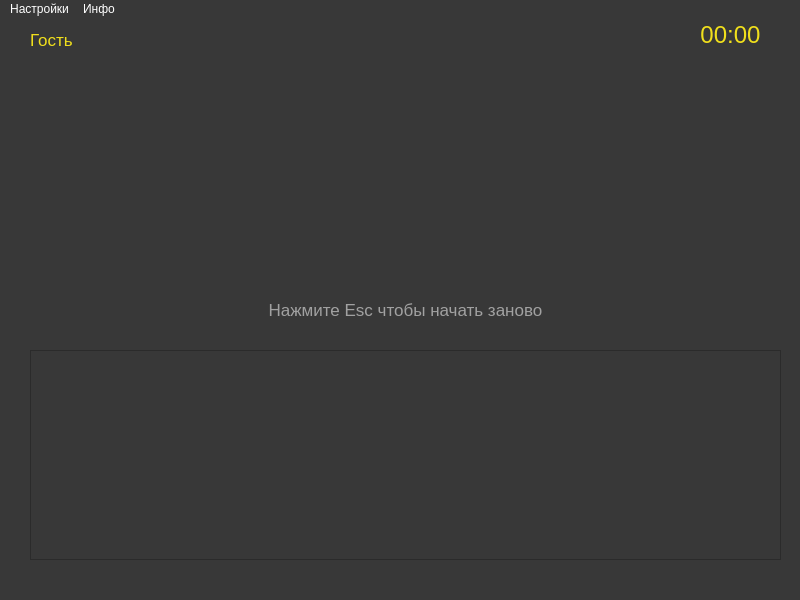
<?xml version="1.0" encoding="UTF-8"?>
<ui version="4.0">
 <class>MainWindow</class>
 <widget class="QMainWindow" name="MainWindow">
  <property name="enabled">
   <bool>true</bool>
  </property>
  <property name="geometry">
   <rect>
    <x>0</x>
    <y>0</y>
    <width>800</width>
    <height>600</height>
   </rect>
  </property>
  <property name="windowTitle">
   <string>Клавиатурный тренажер</string>
  </property>
  <property name="styleSheet">
   <string notr="true">background-color: rgb(56, 56, 56);
color: white;</string>
  </property>
  <widget class="QWidget" name="centralwidget">
   <widget class="QWidget" name="verticalLayoutWidget">
    <property name="geometry">
     <rect>
      <x>30</x>
      <y>40</y>
      <width>751</width>
      <height>501</height>
     </rect>
    </property>
    <layout class="QVBoxLayout" name="verticalLayout" stretch="3,1,3">
     <property name="sizeConstraint">
      <enum>QLayout::SetDefaultConstraint</enum>
     </property>
     <item>
      <widget class="QLabel" name="generated_text">
       <property name="font">
        <font>
         <family>MS Shell Dlg 2</family>
         <pointsize>20</pointsize>
        </font>
       </property>
       <property name="focusPolicy">
        <enum>Qt::NoFocus</enum>
       </property>
       <property name="styleSheet">
        <string notr="true">color: rgb(240, 223, 28);
border-color: rgb(255, 255, 255);
</string>
       </property>
       <property name="text">
        <string/>
       </property>
       <property name="alignment">
        <set>Qt::AlignLeading|Qt::AlignLeft|Qt::AlignTop</set>
       </property>
       <property name="wordWrap">
        <bool>true</bool>
       </property>
      </widget>
     </item>
     <item>
      <widget class="QLabel" name="hint_label">
       <property name="minimumSize">
        <size>
         <width>0</width>
         <height>21</height>
        </size>
       </property>
       <property name="font">
        <font>
         <pointsize>13</pointsize>
        </font>
       </property>
       <property name="styleSheet">
        <string notr="true">color: rgb(161, 161, 161);</string>
       </property>
       <property name="text">
        <string>Нажмите Esc чтобы начать заново</string>
       </property>
       <property name="alignment">
        <set>Qt::AlignCenter</set>
       </property>
      </widget>
     </item>
     <item>
      <widget class="QTextEdit" name="entered_text">
       <property name="font">
        <font>
         <family>Calibri</family>
         <pointsize>18</pointsize>
        </font>
       </property>
       <property name="focusPolicy">
        <enum>Qt::StrongFocus</enum>
       </property>
       <property name="styleSheet">
        <string notr="true">color: rgb(73, 220, 0);
border-color: rgb(255, 255, 0);</string>
       </property>
       <property name="html">
        <string>&lt;!DOCTYPE HTML PUBLIC &quot;-//W3C//DTD HTML 4.0//EN&quot; &quot;http://www.w3.org/TR/REC-html40/strict.dtd&quot;&gt;
&lt;html&gt;&lt;head&gt;&lt;meta name=&quot;qrichtext&quot; content=&quot;1&quot; /&gt;&lt;style type=&quot;text/css&quot;&gt;
p, li { white-space: pre-wrap; }
&lt;/style&gt;&lt;/head&gt;&lt;body style=&quot; font-family:'Calibri'; font-size:18pt; font-weight:400; font-style:normal;&quot;&gt;
&lt;p style=&quot;-qt-paragraph-type:empty; margin-top:0px; margin-bottom:0px; margin-left:0px; margin-right:0px; -qt-block-indent:0; text-indent:0px;&quot;&gt;&lt;br /&gt;&lt;/p&gt;&lt;/body&gt;&lt;/html&gt;</string>
       </property>
      </widget>
     </item>
    </layout>
   </widget>
   <widget class="QLabel" name="stopwatch_label">
    <property name="geometry">
     <rect>
      <x>680</x>
      <y>0</y>
      <width>101</width>
      <height>31</height>
     </rect>
    </property>
    <property name="font">
     <font>
      <pointsize>18</pointsize>
     </font>
    </property>
    <property name="styleSheet">
     <string notr="true">color: rgb(240, 223, 28);</string>
    </property>
    <property name="text">
     <string>00:00</string>
    </property>
    <property name="alignment">
     <set>Qt::AlignCenter</set>
    </property>
   </widget>
   <widget class="QLabel" name="username_label">
    <property name="geometry">
     <rect>
      <x>30</x>
      <y>10</y>
      <width>191</width>
      <height>21</height>
     </rect>
    </property>
    <property name="font">
     <font>
      <pointsize>13</pointsize>
     </font>
    </property>
    <property name="styleSheet">
     <string notr="true">color: rgb(240, 223, 28);
</string>
    </property>
    <property name="text">
     <string>Гость</string>
    </property>
   </widget>
  </widget>
  <widget class="QMenuBar" name="menubar">
   <property name="geometry">
    <rect>
     <x>0</x>
     <y>0</y>
     <width>800</width>
     <height>21</height>
    </rect>
   </property>
   <property name="styleSheet">
    <string notr="true">color: white;
</string>
   </property>
   <widget class="QMenu" name="settings_menu">
    <property name="title">
     <string>Настройки</string>
    </property>
    <widget class="QMenu" name="theme_setting">
     <property name="title">
      <string>Тема</string>
     </property>
     <addaction name="dark_theme"/>
     <addaction name="light_theme"/>
     <addaction name="ocean_theme"/>
     <addaction name="pastel_theme"/>
     <addaction name="violet_theme"/>
     <addaction name="forest_theme"/>
     <addaction name="glamour_theme"/>
    </widget>
    <widget class="QMenu" name="difficulty_setting">
     <property name="title">
      <string>Сложность</string>
     </property>
     <addaction name="easy_mode"/>
     <addaction name="normal_mode"/>
     <addaction name="hard_mode"/>
    </widget>
    <widget class="QMenu" name="user_setting">
     <property name="title">
      <string>Пользователь</string>
     </property>
     <addaction name="register_user"/>
     <addaction name="login_user"/>
    </widget>
    <addaction name="theme_setting"/>
    <addaction name="difficulty_setting"/>
    <addaction name="user_setting"/>
    <addaction name="results_menu"/>
   </widget>
   <widget class="QMenu" name="about_menu">
    <property name="title">
     <string>Инфо</string>
    </property>
    <addaction name="about_us"/>
    <addaction name="about_project"/>
   </widget>
   <addaction name="settings_menu"/>
   <addaction name="about_menu"/>
  </widget>
  <widget class="QStatusBar" name="statusbar">
   <property name="enabled">
    <bool>true</bool>
   </property>
   <property name="font">
    <font>
     <pointsize>11</pointsize>
    </font>
   </property>
   <property name="layoutDirection">
    <enum>Qt::LeftToRight</enum>
   </property>
   <property name="styleSheet">
    <string notr="true"/>
   </property>
  </widget>
  <action name="dark_theme">
   <property name="text">
    <string>Темная (по умолчанию)</string>
   </property>
  </action>
  <action name="light_theme">
   <property name="text">
    <string>Светлая</string>
   </property>
  </action>
  <action name="easy_mode">
   <property name="text">
    <string>Легкая</string>
   </property>
  </action>
  <action name="normal_mode">
   <property name="text">
    <string>Средняя</string>
   </property>
  </action>
  <action name="hard_mode">
   <property name="text">
    <string>Сложная</string>
   </property>
  </action>
  <action name="action">
   <property name="text">
    <string>Безумная</string>
   </property>
  </action>
  <action name="register_user">
   <property name="text">
    <string>Регистрация</string>
   </property>
  </action>
  <action name="login_user">
   <property name="text">
    <string>Войти</string>
   </property>
  </action>
  <action name="results_menu">
   <property name="text">
    <string>Результаты</string>
   </property>
  </action>
  <action name="ocean_theme">
   <property name="text">
    <string>Океан</string>
   </property>
  </action>
  <action name="pastel_theme">
   <property name="text">
    <string>Сирень</string>
   </property>
  </action>
  <action name="violet_theme">
   <property name="text">
    <string>Виолет</string>
   </property>
  </action>
  <action name="forest_theme">
   <property name="text">
    <string>Лес</string>
   </property>
  </action>
  <action name="glamour_theme">
   <property name="text">
    <string>Гламур</string>
   </property>
  </action>
  <action name="about_us">
   <property name="text">
    <string>О разработчиках</string>
   </property>
  </action>
  <action name="about_project">
   <property name="text">
    <string>О проекте</string>
   </property>
  </action>
 </widget>
 <resources/>
 <connections/>
</ui>
